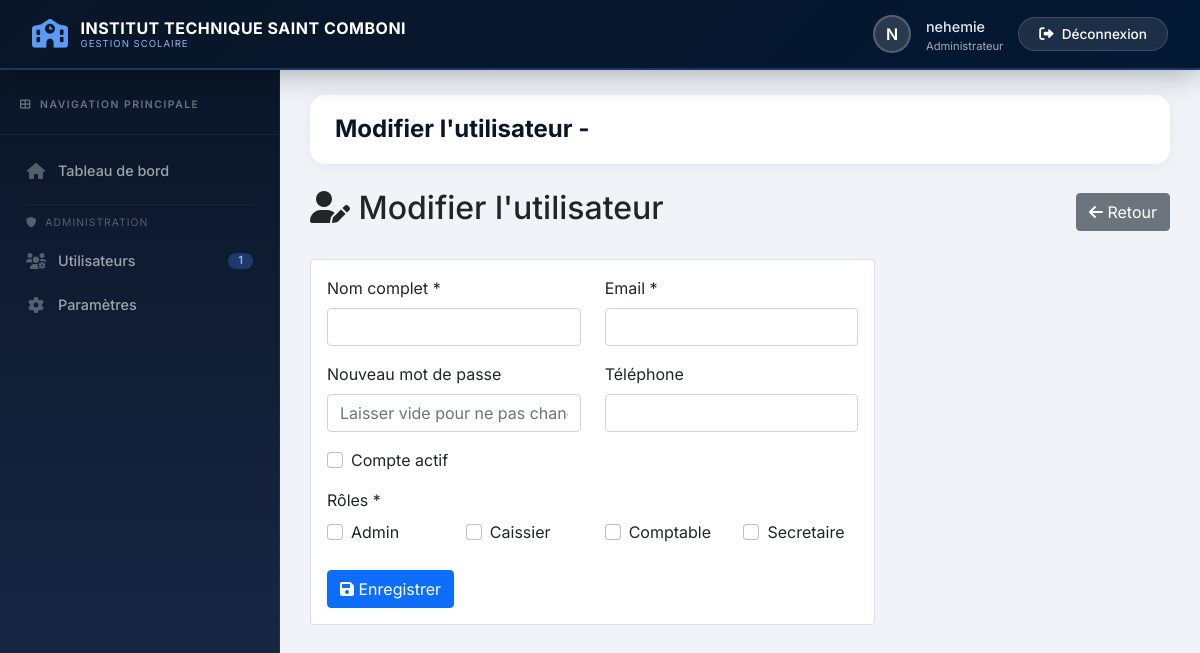
Page /gestion/utilisateur_modifier.php (signed in) on the committed database.
### tables this page shows
CREATE TABLE `roles` (
  `id` int(11) NOT NULL,
  `nom` varchar(50) NOT NULL,
  `description` text DEFAULT NULL,
  `created_at` timestamp NOT NULL DEFAULT current_timestamp()
);

### controllers/GestionController.php (called while the page is built, shortened)
<?php
require_once __DIR__ . '/../config/database.php';
require_once __DIR__ . '/../models/Utilisateur.php';
class GestionController extends Controller {
    private $userModel;
    public function __construct() {
        $this->userModel = new Utilisateur();
    }
    public function modifierUtilisateur($id) {
        $utilisateur = $this->userModel->getUserWithRoles($id);
        $roles = $this->userModel->getRoles();
        $this->render('gestion/utilisateur_modifier', [
            'utilisateur' => $utilisateur,
            'roles' => $roles
        ]);
    }
}

### gestion/utilisateur_modifier.php (called while the page is built, shortened)
<?php
require_once __DIR__ . '/../controllers/GestionController.php';
$controller = new GestionController();
$controller->modifierUtilisateur($_GET['id'] ?? 0);

### config/database.php (called while the page is built, shortened)
<?php
class Database {
    private static $instance = null;
    private $conn;
    private function __construct() {
        try {
            $dsn = 'mysql:host='.DB_HOST.';dbname='.DB_NAME.';charset=utf8mb4';
            $this->conn = new PDO($dsn, DB_USER, DB_PASS, [
                PDO::ATTR_ERRMODE => PDO::ERRMODE_EXCEPTION,
                PDO::ATTR_DEFAULT_FETCH_MODE => PDO::FETCH_ASSOC
            ]);
        } catch (PDOException $e) {
            die('Erreur de connexion : ' . $e->getMessage());
        }
    }
    public static function getInstance() {
        if (self::$instance === null) {
            self::$instance = new Database();
        }
        return self::$instance;
    }
    public function getConnection() {
        return $this->conn;
    }
}

### models/Model.php (called while the page is built, shortened)
<?php
require_once __DIR__ . '/../config/database.php';
class Model {
    public function __construct() {
        $this->db = Database::getInstance()->getConnection();
    }
}

### models/Utilisateur.php (called while the page is built, shortened)
<?php
require_once __DIR__ . '/Model.php';
class Utilisateur extends Model {
    public function getUserWithRoles($id) {
        $sql = "SELECT u.*,
                       GROUP_CONCAT(r.id) as role_ids
                FROM utilisateurs u
                LEFT JOIN utilisateur_roles ur ON u.id = ur.utilisateur_id
                LEFT JOIN roles r ON ur.role_id = r.id
                WHERE u.id = :id
                GROUP BY u.id";
        $stmt = $this->db->prepare($sql);
        $stmt->execute(['id' => $id]);
        return $stmt->fetch();
    }
    public function getRoles() {
        return $this->db->query("SELECT * FROM roles ORDER BY nom")->fetchAll();
    }
}

### views/gestion/utilisateur_modifier.php (the view, shortened to what this page needs)
<div class="d-flex justify-content-between align-items-center mb-4">
    <h2><i class="fas fa-user-edit"></i> Modifier l'utilisateur</h2>
    <a href="<?php echo SITE_URL; ?>/gestion/utilisateurs.php" class="btn btn-secondary">
        <i class="fas fa-arrow-left"></i> Retour
    </a>
</div>
<div class="row">
    <div class="col-md-8">
        <div class="card">
            <div class="card-body">
                <form method="POST">
                    <div class="row">
                        <div class="col-md-6 mb-3">
                            <label class="form-label">Nom complet *</label>
                            <input type="text" name="nom" class="form-control" required
                                   value="<?php echo htmlspecialchars($utilisateur['nom'] ?? ''); ?>">
                        </div>
                        <div class="col-md-6 mb-3">
                            <label class="form-label">Email *</label>
                            <input type="email" name="email" class="form-control" required
                                   value="<?php echo $utilisateur['email'] ?? ''; ?>">
                        </div>
                    </div>
                    <div class="row">
                        <div class="col-md-6 mb-3">
                            <label class="form-label">Nouveau mot de passe</label>
                            <input type="password" name="mot_de_passe" class="form-control"
                                   placeholder="Laisser vide pour ne pas changer">
                        </div>
                        <div class="col-md-6 mb-3">
                            <label class="form-label">Téléphone</label>
                            <input type="text" name="telephone" class="form-control"
                                   value="<?php echo $utilisateur['telephone'] ?? ''; ?>">
                        </div>
                    </div>
                    <div class="mb-3 form-check">
                        <input type="checkbox" name="actif" class="form-check-input" id="actif"
                               <?php echo (isset($utilisateur['actif']) && $utilisateur['actif']) ? 'checked' : ''; ?>>
                        <label class="form-check-label" for="actif">Compte actif</label>
                    </div>
                    <div class="mb-3">
                        <label class="form-label">Rôles *</label>
                        <div class="row">
                            <?php
                            $userRoles = explode(',', $utilisateur['role_ids'] ?? '');
                            foreach ($roles as $role): ?>
                            <div class="col-md-3 mb-2">
                                <div class="form-check">
                                    <input class="form-check-input" type="checkbox"
                                           name="roles[]" value="<?php echo $role['id']; ?>"
                                           id="role_<?php echo $role['id']; ?>"
                                           <?php echo in_array($role['id'], $userRoles) ? 'checked' : ''; ?>>
                                    <label class="form-check-label" for="role_<?php echo $role['id']; ?>">
                                        <?php echo ucfirst($role['nom']); ?>
                                    </label>
                                </div>
                            </div>
                            <?php endforeach; ?>
                        </div>
                    </div>
                    <button type="submit" class="btn btn-primary">
                        <i class="fas fa-save"></i> Enregistrer
                    </button>
                </form>
            </div>
        </div>
    </div>
</div>
<?php
require_once __DIR__ . '/../template.php';
?>

### rows in the picture
roles: nom "Admin"
roles: nom "Caissier"
roles: nom "Comptable"
roles: nom "Secretaire"

### other values in the picture
$school "INSTITUT TECHNIQUE SAINT COMBONI"
substr($_SESSION['user_name'] ?? 'U', 0, 1) "N"
$_SESSION['user_name'] "nehemie"
$roleLabels[$_SESSION['user_role']] "Administrateur"
$count "1"
$pageTitle "Modifier l'utilisateur -"
